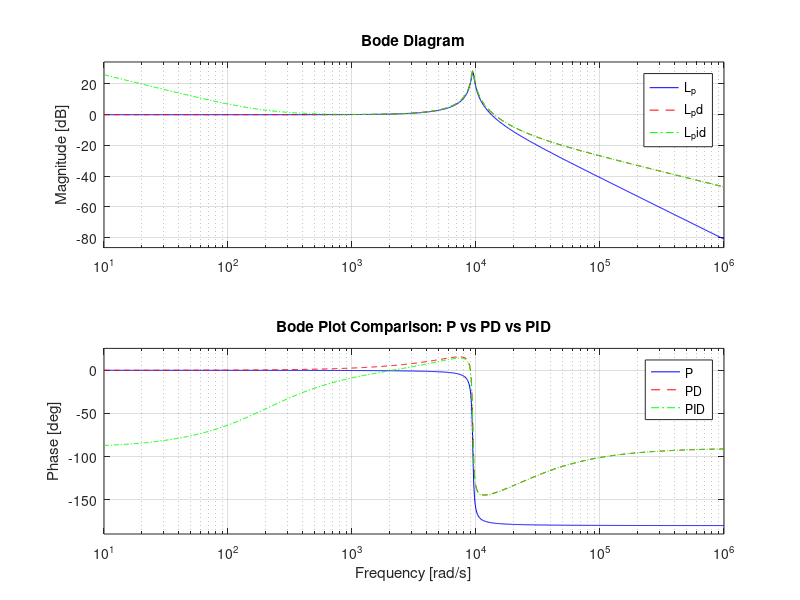

MATLAB code for this plot: (Note: this script raises an error after producing the figure.)

clc;
clear;
close all;

% Plant parameters
fn = 1.5e3;
wn = 2*pi*fn;
zeta = 0.02;

G = tf([wn^2], [1 2*zeta*wn wn^2]);

s = tf('s');

% Controller gains (you can tune these)
Kp = 1;
Kd = 5e-5;
Ki = 200;

% Controllers
C_p   = Kp;
C_pd  = Kp + Kd*s;
C_pid = Kp + Kd*s + Ki/s;

% Open-loop systems
L_p   = C_p   * G;
L_pd  = C_pd  * G;
L_pid = C_pid * G;

% --- Magnitude + Phase comparison ---
figure;
bode(L_p, 'b', L_pd, 'r--', L_pid, 'g-.');
grid on;
legend('P', 'PD', 'PID');
title('Bode Plot Comparison: P vs PD vs PID');

setoptions(gca, 'FreqUnits', 'Hz');

% --- Stability margins ---
figure;
margin(L_p);   title('P Controller');

figure;
margin(L_pd);  title('PD Controller');

figure;
margin(L_pid); title('PID Controller');
